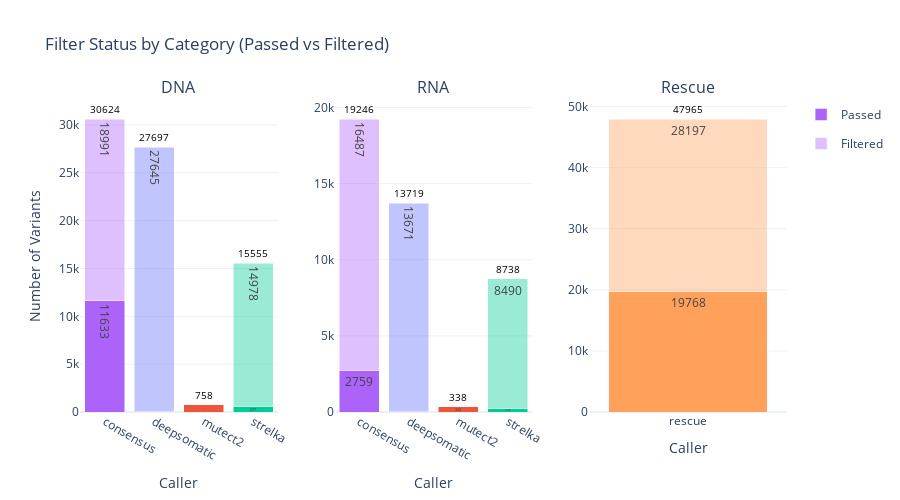

Notebook cell for this chart:
### Markdown cell above
### Plot 5: Filter Status

### Code cell
visualizer.plot_filter_status()

### Figure 1 — Plotly figure (JSON) as saved in the notebook; plotly's stock layout.template omitted (floating-point values rounded to 4 significant figures)
{"data": [{"hovertemplate": "<b>%{x}</b><br>Passed: %{y}<extra></extra>", "legendgroup": "passed", "marker": {"color": ["rgba(171,99,250,1.0)", "rgba(99,110,250,1.0)", "rgba(239,85,59,1.0)", "rgba(0,204,150,1.0)"]}, "name": "Passed", "showlegend": true, "text": [11630.0, 52.0, 758.0, 577.0], "textposition": "inside", "type": "bar", "x": ["consensus", "deepsomatic", "mutect2", "strelka"], "xaxis": "x", "y": [11633, 52, 758, 577], "yaxis": "y"}, {"hovertemplate": "<b>%{x}</b><br>Filtered: %{y}<extra></extra>", "legendgroup": "filtered", "marker": {"color": ["rgba(171,99,250,0.4)", "rgba(99,110,250,0.4)", "rgba(239,85,59,0.4)", "rgba(0,204,150,0.4)"]}, "name": "Filtered", "showlegend": true, "text": [18990.0, 27640.0, 0.0, 14980.0], "textposition": "inside", "type": "bar", "x": ["consensus", "deepsomatic", "mutect2", "strelka"], "xaxis": "x", "y": [18991, 27645, 0, 14978], "yaxis": "y"}, {"hovertemplate": "<b>%{x}</b><br>Passed: %{y}<extra></extra>", "legendgroup": "passed", "marker": {"color": ["rgba(171,99,250,1.0)", "rgba(99,110,250,1.0)", "rgba(239,85,59,1.0)", "rgba(0,204,150,1.0)"]}, "showlegend": false, "text": [2759.0, 48.0, 338.0, 248.0], "textposition": "inside", "type": "bar", "x": ["consensus", "deepsomatic", "mutect2", "strelka"], "xaxis": "x2", "y": [2759, 48, 338, 248], "yaxis": "y2"}, {"hovertemplate": "<b>%{x}</b><br>Filtered: %{y}<extra></extra>", "legendgroup": "filtered", "marker": {"color": ["rgba(171,99,250,0.4)", "rgba(99,110,250,0.4)", "rgba(239,85,59,0.4)", "rgba(0,204,150,0.4)"]}, "showlegend": false, "text": [16490.0, 13670.0, 0.0, 8490.0], "textposition": "inside", "type": "bar", "x": ["consensus", "deepsomatic", "mutect2", "strelka"], "xaxis": "x2", "y": [16487, 13671, 0, 8490], "yaxis": "y2"}, {"hovertemplate": "<b>%{x}</b><br>Passed: %{y}<extra></extra>", "legendgroup": "passed", "marker": {"color": ["rgba(255,161,90,1.0)"]}, "showlegend": false, "text": [19770.0], "textposition": "inside", "type": "bar", "x": ["rescue"], "xaxis": "x3", "y": [19768], "yaxis": "y3"}, {"hovertemplate": "<b>%{x}</b><br>Filtered: %{y}<extra></extra>", "legendgroup": "filtered", "marker": {"color": ["rgba(255,161,90,0.4)"]}, "showlegend": false, "text": [28200.0], "textposition": "inside", "type": "bar", "x": ["rescue"], "xaxis": "x3", "y": [28197], "yaxis": "y3"}], "layout": {"annotations": [{"font": {"size": 16}, "showarrow": false, "text": "DNA", "x": 0.14, "xanchor": "center", "xref": "paper", "y": 1, "yanchor": "bottom", "yref": "paper"}, {"font": {"size": 16}, "showarrow": false, "text": "RNA", "x": 0.5, "xanchor": "center", "xref": "paper", "y": 1, "yanchor": "bottom", "yref": "paper"}, {"font": {"size": 16}, "showarrow": false, "text": "Rescue", "x": 0.86, "xanchor": "center", "xref": "paper", "y": 1, "yanchor": "bottom", "yref": "paper"}, {"font": {"color": "black", "size": 10}, "showarrow": false, "text": "30624", "x": "consensus", "xref": "x", "y": 30624, "yref": "y", "yshift": 10}, {"font": {"color": "black", "size": 10}, "showarrow": false, "text": "27697", "x": "deepsomatic", "xref": "x", "y": 27697, "yref": "y", "yshift": 10}, {"font": {"color": "black", "size": 10}, "showarrow": false, "text": "758", "x": "mutect2", "xref": "x", "y": 758, "yref": "y", "yshift": 10}, {"font": {"color": "black", "size": 10}, "showarrow": false, "text": "15555", "x": "strelka", "xref": "x", "y": 15555, "yref": "y", "yshift": 10}, {"font": {"color": "black", "size": 10}, "showarrow": false, "text": "19246", "x": "consensus", "xref": "x2", "y": 19246, "yref": "y2", "yshift": 10}, {"font": {"color": "black", "size": 10}, "showarrow": false, "text": "13719", "x": "deepsomatic", "xref": "x2", "y": 13719, "yref": "y2", "yshift": 10}, {"font": {"color": "black", "size": 10}, "showarrow": false, "text": "338", "x": "mutect2", "xref": "x2", "y": 338, "yref": "y2", "yshift": 10}, {"font": {"color": "black", "size": 10}, "showarrow": false, "text": "8738", "x": "strelka", "xref": "x2", "y": 8738, "yref": "y2", "yshift": 10}, {"font": {"color": "black", "size": 10}, "showarrow": false, "text": "47965", "x": "rescue", "xref": "x3", "y": 47965, "yref": "y3", "yshift": 10}], "barmode": "stack", "height": 500, "showlegend": true, "title": {"text": "Filter Status by Category (Passed vs Filtered)"}, "xaxis": {"anchor": "y", "domain": [0, 0.28], "title": {"text": "Caller"}}, "xaxis2": {"anchor": "y2", "domain": [0.36, 0.64], "title": {"text": "Caller"}}, "xaxis3": {"anchor": "y3", "domain": [0.72, 1], "title": {"text": "Caller"}}, "yaxis": {"anchor": "x", "domain": [0, 1], "title": {"text": "Number of Variants"}}, "yaxis2": {"anchor": "x2", "domain": [0, 1]}, "yaxis3": {"anchor": "x3", "domain": [0, 1]}}}
